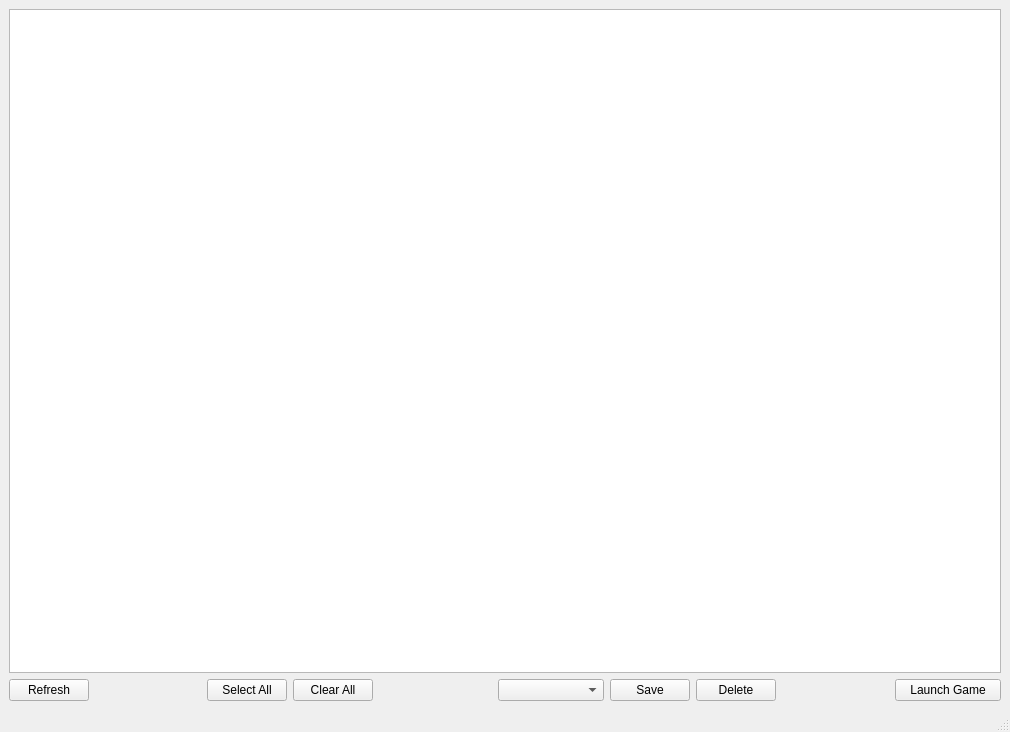
<?xml version="1.0" encoding="UTF-8"?>
<ui version="4.0">
 <class>MainWindow</class>
 <widget class="QMainWindow" name="MainWindow">
  <property name="geometry">
   <rect>
    <x>0</x>
    <y>0</y>
    <width>1010</width>
    <height>732</height>
   </rect>
  </property>
  <property name="sizePolicy">
   <sizepolicy hsizetype="Preferred" vsizetype="Preferred">
    <horstretch>0</horstretch>
    <verstretch>0</verstretch>
   </sizepolicy>
  </property>
  <property name="baseSize">
   <size>
    <width>0</width>
    <height>0</height>
   </size>
  </property>
  <property name="windowTitle">
   <string>MainWindow</string>
  </property>
  <widget class="QWidget" name="centralwidget">
   <layout class="QGridLayout" name="gridLayout">
    <item row="1" column="6">
     <widget class="QComboBox" name="profilesBox">
      <property name="sizePolicy">
       <sizepolicy hsizetype="MinimumExpanding" vsizetype="Fixed">
        <horstretch>0</horstretch>
        <verstretch>0</verstretch>
       </sizepolicy>
      </property>
     </widget>
    </item>
    <item row="1" column="8">
     <widget class="QPushButton" name="deleteBtn">
      <property name="sizePolicy">
       <sizepolicy hsizetype="Fixed" vsizetype="Fixed">
        <horstretch>0</horstretch>
        <verstretch>0</verstretch>
       </sizepolicy>
      </property>
      <property name="text">
       <string>Delete</string>
      </property>
     </widget>
    </item>
    <item row="1" column="5">
     <spacer name="horizontalSpacer_2">
      <property name="orientation">
       <enum>Qt::Horizontal</enum>
      </property>
      <property name="sizeHint" stdset="0">
       <size>
        <width>40</width>
        <height>20</height>
       </size>
      </property>
     </spacer>
    </item>
    <item row="1" column="0">
     <widget class="QPushButton" name="refreshBtn">
      <property name="sizePolicy">
       <sizepolicy hsizetype="Fixed" vsizetype="Fixed">
        <horstretch>0</horstretch>
        <verstretch>0</verstretch>
       </sizepolicy>
      </property>
      <property name="text">
       <string>Refresh</string>
      </property>
     </widget>
    </item>
    <item row="1" column="7">
     <widget class="QPushButton" name="saveBtn">
      <property name="sizePolicy">
       <sizepolicy hsizetype="Fixed" vsizetype="Fixed">
        <horstretch>0</horstretch>
        <verstretch>0</verstretch>
       </sizepolicy>
      </property>
      <property name="text">
       <string>Save</string>
      </property>
     </widget>
    </item>
    <item row="1" column="10">
     <widget class="QPushButton" name="launchGameBtn">
      <property name="sizePolicy">
       <sizepolicy hsizetype="MinimumExpanding" vsizetype="Fixed">
        <horstretch>0</horstretch>
        <verstretch>0</verstretch>
       </sizepolicy>
      </property>
      <property name="text">
       <string>Launch Game</string>
      </property>
     </widget>
    </item>
    <item row="0" column="0" colspan="11">
     <widget class="QTableView" name="modListTbl">
      <property name="sizePolicy">
       <sizepolicy hsizetype="Expanding" vsizetype="Expanding">
        <horstretch>0</horstretch>
        <verstretch>0</verstretch>
       </sizepolicy>
      </property>
      <property name="sizeAdjustPolicy">
       <enum>QAbstractScrollArea::AdjustToContents</enum>
      </property>
     </widget>
    </item>
    <item row="1" column="2">
     <widget class="QPushButton" name="selectAllBtn">
      <property name="sizePolicy">
       <sizepolicy hsizetype="Fixed" vsizetype="Fixed">
        <horstretch>0</horstretch>
        <verstretch>0</verstretch>
       </sizepolicy>
      </property>
      <property name="text">
       <string>Select All</string>
      </property>
     </widget>
    </item>
    <item row="1" column="1">
     <spacer name="horizontalSpacer">
      <property name="orientation">
       <enum>Qt::Horizontal</enum>
      </property>
      <property name="sizeHint" stdset="0">
       <size>
        <width>40</width>
        <height>20</height>
       </size>
      </property>
     </spacer>
    </item>
    <item row="1" column="9">
     <spacer name="horizontalSpacer_3">
      <property name="orientation">
       <enum>Qt::Horizontal</enum>
      </property>
      <property name="sizeHint" stdset="0">
       <size>
        <width>40</width>
        <height>20</height>
       </size>
      </property>
     </spacer>
    </item>
    <item row="1" column="3">
     <widget class="QPushButton" name="clearAllBtn">
      <property name="sizePolicy">
       <sizepolicy hsizetype="Fixed" vsizetype="Fixed">
        <horstretch>0</horstretch>
        <verstretch>0</verstretch>
       </sizepolicy>
      </property>
      <property name="text">
       <string>Clear All</string>
      </property>
     </widget>
    </item>
   </layout>
  </widget>
  <widget class="QMenuBar" name="menubar">
   <property name="geometry">
    <rect>
     <x>0</x>
     <y>0</y>
     <width>1010</width>
     <height>22</height>
    </rect>
   </property>
  </widget>
  <widget class="QStatusBar" name="statusbar"/>
 </widget>
 <resources/>
 <connections/>
</ui>
